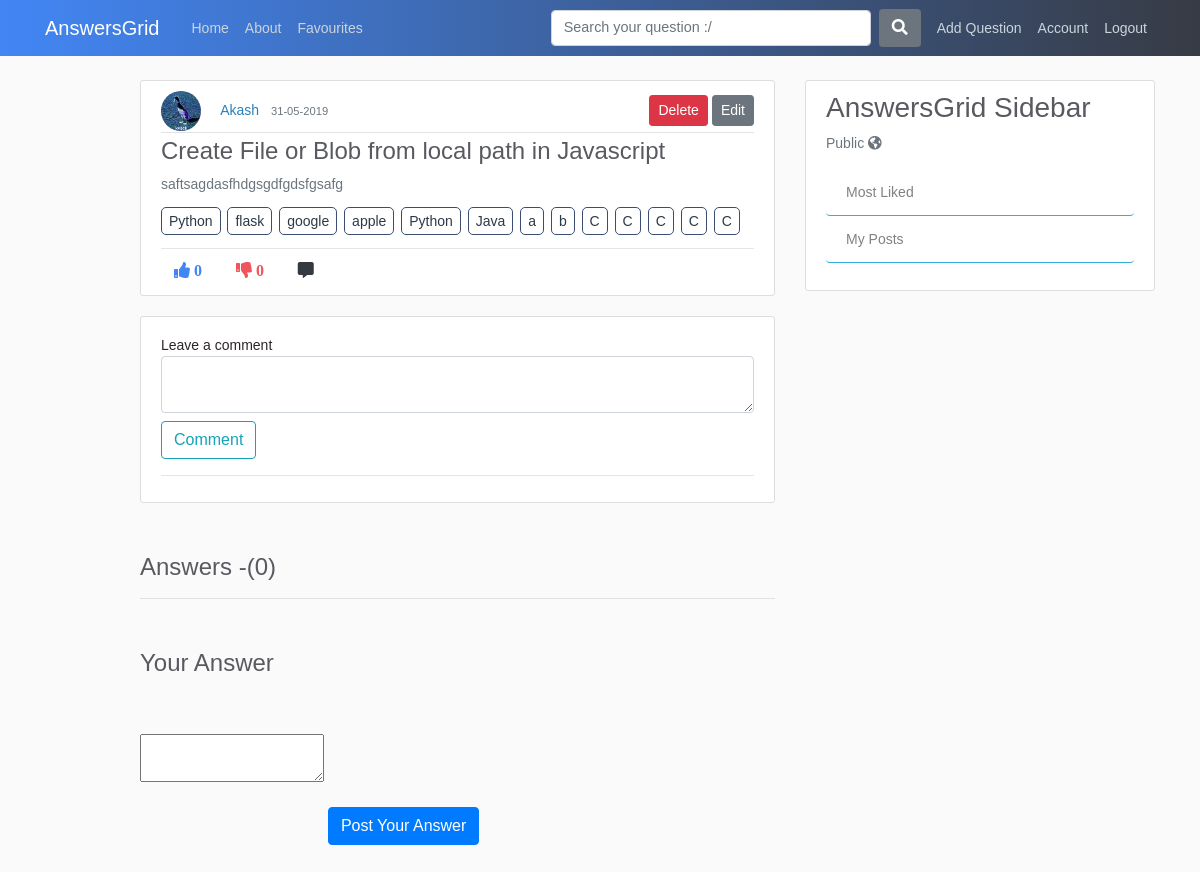
Page /post/2/comment (signed in) on the earlier database version.
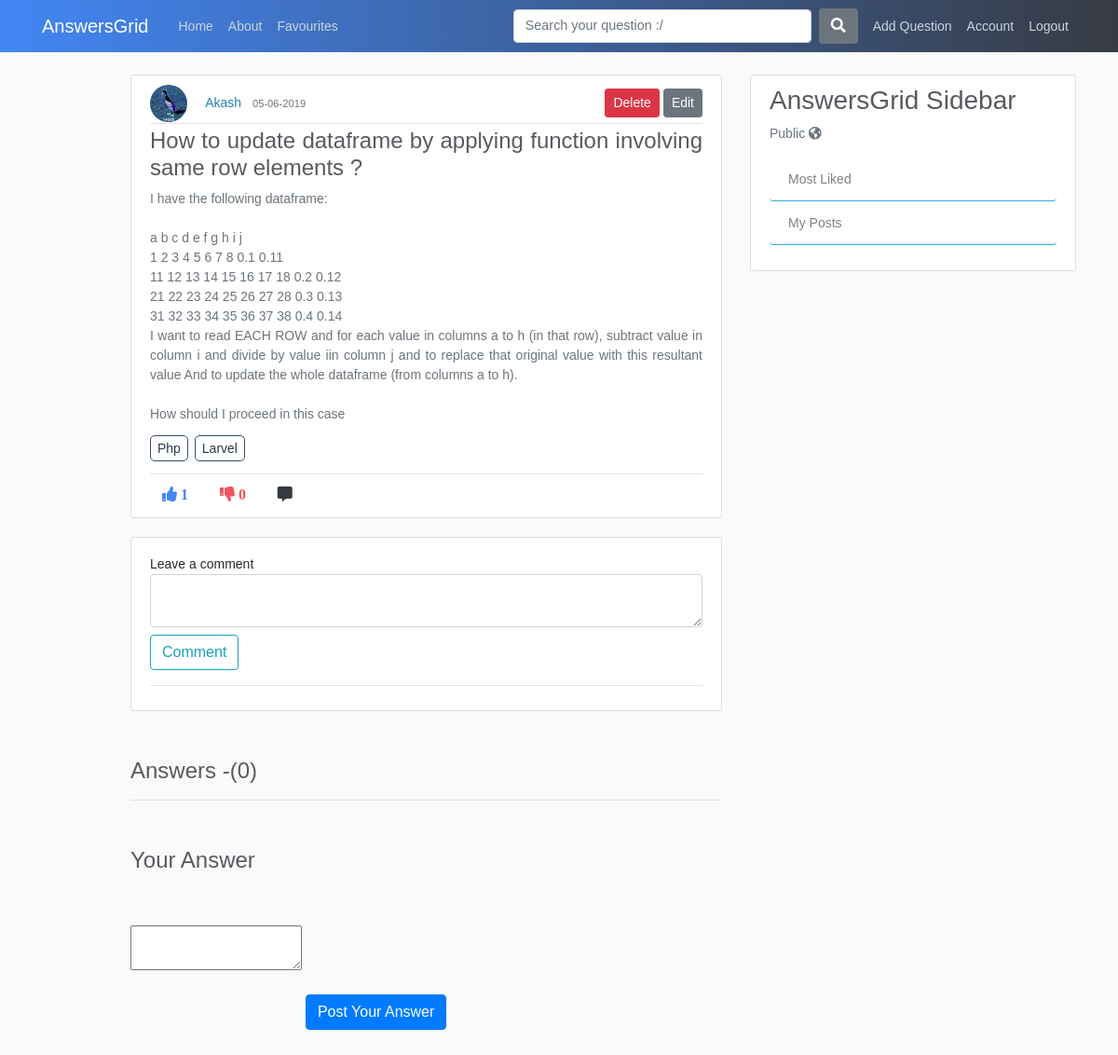
Same page on the later database version.
### application/models.py (models this page shows, shortened)
class User(db.Model, UserMixin):
    id = db.Column(db.Integer, primary_key=True)
    username = db.Column(db.String(20), unique=True, nullable=False)
    email = db.Column(db.String(120), unique=True, nullable=False)
    image_file = db.Column(db.String(20), nullable=False, default='default.jpg')
    password = db.Column(db.String(60), nullable=False)
    posts = db.relationship('Post', backref='author', lazy=True)
    answers = db.relationship('Answer', backref="author", lazy=True)
    comments = db.relationship('Comment', backref='author', lazy=True)
    favourites = db.relationship('Favourite', backref='author', lazy=True)

class Post(db.Model):
    id = db.Column(db.Integer, primary_key=True)
    title = db.Column(db.String(100), nullable=False)
    content = db.Column(db.Text, nullable=False)
    date_posted = db.Column(db.DateTime, nullable=False, default=datetime.utcnow)
    like_count = db.Column(db.Integer, nullable=False, default=0)
    dislike_count = db.Column(db.Integer, nullable=False, default=0)
    user_id = db.Column(db.Integer, db.ForeignKey('user.id'), nullable=False)
    comments = db.relationship('Comment', backref='commentOnPost', lazy=True)
    answers = db.relationship('Answer', backref='answerOnPost', lazy=True)
    favourites = db.relationship('Favourite', backref='favour_post', lazy=True)

class tagposts(db.Model):
    id = db.Column(db.Integer, primary_key=True, nullable=False)
    post_id = db.Column(db.Integer, db.ForeignKey('post.id'), nullable=False)
    tag_id = db.Column(db.Integer, db.ForeignKey('tags.tag_id'), nullable=False)

class Tags(db.Model):
    tag_id = db.Column(db.Integer, primary_key=True, nullable=False)
    tag_title = db.Column(db.String,nullable=False)

### application/routes.py (the view)
@app.route("/post/<int:post_id>/comment", methods=['GET', 'POST'])
@login_required
def comment_post(post_id):
    post = Post.query.get_or_404(post_id)
    posts_id = post.id
    joinedTables = db.session.query(tagposts.post_id,tagposts.tag_id,Tags.tag_title,Post.title,Post.user_id,Post.like_count,Post.content).join(Tags).join(Post).all()
    answersCount = db.session.query(Answer).filter(Answer.post_id == post_id).count()
    answers = Answer.query.order_by(Answer.date_posted.desc()).all()
    form = CommentForm()
    if form.validate_on_submit():
        comment = Comment(comment=form.comment.data, post_id=posts_id, user_id=current_user.id)
        post = Post.query.get_or_404(post_id)
        db.session.add(comment)
        db.session.commit()
        print(current_user.id)
        comments = Comment.query.filter(Comment.post_id == post_id).order_by(Comment.date_posted.desc())
        return render_template('comment_post.html', title='Comments', form=form, post=post, comments=comments, joinedTables=joinedTables, answersCount=answersCount, answers=answers)
    else:
        comments = Comment.query.filter(Comment.post_id == post_id).order_by(Comment.date_posted.desc())
        return render_template('comment_post.html', title='Comments', form=form, post=post, comments=comments, joinedTables=joinedTables, answersCount=answersCount, answers=answers)

### application/forms.py
class CommentForm(FlaskForm):
    comment = TextAreaField(validators=[DataRequired(), Length(min=1, max=500)], label="Leave a comment")
    submit = SubmitField('Comment')

### application/models.py (called while the page is built)
@login_manager.user_loader
def load_user(user_id):
    return User.query.get(int(user_id))

### application/templates/comment_post.html (shortened to what this page needs)
{% extends "layout.html" %}
{% block content %}
    <article class="media content-section">
      <div class="media-body">
        <div class="article-metadata">
          <img class="rounded-circle article-img" src="{{ url_for('static', filename='profile_pics/' + post.author.image_file) }}">
          <a class="mr-2" href="{{ url_for('user_posts', username=post.author.username) }}">{{ post.author.username }}</a>
          <small class="text-muted">{{ post.date_posted.strftime('%d-%m-%Y') }}</small>
          {% if post.author == current_user  %}
              <a class="btn btn-secondary btn-sm mt-1 mb-1 edit-btn" href="{{ url_for('update_post', post_id=post.id)  }}">Edit</a>
              <button type="button" class="btn btn-danger btn-sm m-1 delete-btn" data-toggle="modal" data-target="#deleteModal">Delete</button>
          {% endif %}
        </div>
        <h4 class="article-title text-justify">{{ post.title }}</h4>
        <p class="article-content text-justify text-muted">{{ post.content }}</p>
        {% for tag in joinedTables %}
            {% if post.id in tag %}
            <a class="article-content tag-style text-justify" href="{{ url_for('tags', tag_title=tag.tag_title) }}">{{ tag.tag_title }}</a>
            {% endif %}
        {% endfor %}<hr>
            <div class="footRow">
                {%  if current_user.is_authenticated %}
                  <a><i class="fas fa-thumbs-up mr-1 btn upvote"id="/vote/{{post.id}}/{{current_user.id}}" onclick="contentDisp(this);">  {{ post.like_count }} </i></a>
                  <a><i class="fas fa-thumbs-down mr-1 btn upvote" id="/downvote/{{post.id}}/{{current_user.id}}" onclick="contentDisp(this);" >  {{ post.dislike_count }} </i></a>
                  <a href="#commenticon"><i class="fas fa-comment-alt mr-1 btn text-dark" id="comment-btn"></i></a>
                {% endif %}
            </div>
      </div>
    </article>
    <div class="content-section hide-comments">
        <form method="POST" action="">
                <div class="form-group">
                    {{ form.comment.label(class="form-control-label") }}
                    {% if form.comment.errors %}
                        {{ form.comment(class="form-control form-control-lg is-invalid") }}
                        <div class="invalid-feedback">
                            {% for error in form.comment.errors %}
                                <span>{{ error }}</span>
                            {% endfor %}
                        </div>
                    {% else %}
                        {{ form.comment(class="form-control form-control-lg") }}
                    {% endif %}
                    {{ form.submit(class="btn btn-outline-info") }}
                </div>
        </form> <hr>
    </div>
    <h4 class="answer-section">Answers -({{ answersCount }})</h4> <hr>
    <div class="summernote-section">
        <h4>Your Answer</h4>
        <form action="{{ url_for('answer', post_id=post.id) }}" method="post">
            <textarea id="summernote" name="editordata" class="mt-5 mb-5" required></textarea>
            <button class="btn btn-primary mt-5 mb-5">Post Your Answer</button>
          </form>
    </div>
{% endblock content %}

### application/templates/layout.html (shortened to what this page needs)
<!DOCTYPE html>
<html>
<head>
    <link rel="stylesheet" href="https://maxcdn.bootstrapcdn.com/bootstrap/4.0.0/css/bootstrap.min.css">
    <link rel="stylesheet" type="text/css" href="{{ url_for('static', filename='main.css') }}">
    <link rel="stylesheet" href="https://use.fontawesome.com/releases/v5.8.1/css/all.css">
    <link href="http://cdnjs.cloudflare.com/ajax/libs/summernote/0.8.11/summernote.css" rel="stylesheet">
    <link href="https://cdnjs.cloudflare.com/ajax/libs/select2/4.0.6-rc.0/css/select2.min.css" rel="stylesheet" />
    <link href="//cdnjs.cloudflare.com/ajax/libs/jquery-form-validator/2.3.26/theme-default.min.css"
    rel="stylesheet" type="text/css" />
</head>
<body>
    <header class="site-header">
      <nav class="navbar navbar-expand-md navbar-dark fixed-top">
        <div class="container">
          <a class="navbar-brand mr-4" href="/">AnswersGrid</a>
          <div class="collapse navbar-collapse" id="navbarToggle">
            <div class="navbar-nav mr-auto">
              <a class="nav-item nav-link" href="{{ url_for('home') }}">Home</a>
              <a class="nav-item nav-link" href="{{ url_for('about') }}">About</a>
              <a class="nav-item nav-link" href="{{ url_for('favourite') }}">Favourites</a>
            </div>
            <form method="POST" action="/search" class="form-inline my-2 my-lg-0 form-group">
              <input class="form-control mr-sm-2 search-box" type="search" placeholder="Search your question :/" name="search" aria-label="Search">
              <button class="btn bg-secondary text-white mr-2" type="submit"><i class="fas fa-search"></i></button>
             </form>
            <div class="navbar-nav">
              {%  if current_user.is_authenticated %}
              <a class="nav-item nav-link" href="{{ url_for('new_post') }}">Add Question</a>
              <a class="nav-item nav-link" href="{{ url_for('account') }}">Account</a>
              <a class="nav-item nav-link" href="{{ url_for('logout') }}">Logout</a>
              {% else  %}
              <a class="nav-item nav-link" href="{{ url_for('login') }}">Login</a>
              <a class="nav-item nav-link" href="{{ url_for('register') }}">Register</a>
            {% endif %}
            </div>
          </div>
        </div>
      </nav>
    </header>
    <main role="main" class="container">
      <div class="row">
        <div class="col-md-1"></div>
        <div class="col-md-7">
          {% block content %}{% endblock %}
        </div>
        <div class="col-md-4">
          <div class="content-section">
              <h3>AnswersGrid Sidebar </h3>
              <p class='text-muted'>Public <i class="fas fa-globe-americas"></i>
                <ul class="list-group">
                  <a href="{{url_for('most_liked')}}"><li class="list-group-item list-group-item-light sidebar">Most Liked</li></a>
                  <a href="{{ url_for('user_posts', username=current_user.username) }}"><li class="list-group-item list-group-item-light sidebar">My Posts</li></a>
                </ul>
              </p>
          </div>
          </div>
        </div>
    </main>
</body>
</html>

### application/static/main.css (style rules this page uses)
body { background: #fafafa; color: #333333; margin-top: 5rem; }
h1, h2, h3, h4, h5, h6 { color: #444444; }
.site-header .navbar-nav .nav-link { color: #cbd5db; }
.content-section { background: #ffffff; padding: 10px 20px; border: 1px solid #dddddd; border-radius: 3px; margin-bottom: 20px; }
.article-title { color: #444444; }
.article-content { white-space: pre-line; }
.article-img { height: 40px; width: 40px; margin-right: 16px; }
.article-metadata { padding-bottom: 1px; margin-bottom: 4px; border-bottom: 1px solid #e3e3e3 }
form .search-box { width:300px; }

### application/templates/layout.html (style rules this page uses)
body { color: #2e2626; margin-top: 5rem; font-size: 14px; font-weight: unset; line-height: 1.5; font-family: Arial; }
.form-control { display: block; width: 100%; padding: .375rem .75rem; font-size: .9rem; line-height: 1.5; color: #495057; background-color: #fff; background-clip: padding-box; border: 1px solid #ced4da; border-radius: .25rem; transition: border-color .15s ease-in-out,box-shadow .15s ease-in-out; }
.navbar { background: linear-gradient(to right, #4286f4, #373B44); }
form .search-box { width: 20rem!important; }
img { display: inline; }
.delete-btn { float: right; }
.edit-btn { float: right; }
.footRow { margin-top: -10px; }
.tag-style { margin-right: 3px; border: 1px solid #3a4e70; padding: 5px 7px; border-radius: 5px; color: #2C3A47 }
a { color: #2980b9; }
label { display: inline-block; margin-top: .5rem; margin-bottom: -.5rem; }
textarea { margin-bottom: .5rem; }
.fa-thumbs-up { color: #4286f4; }
.fa-thumbs-down { color: #f1545b }
.answer-section { margin-top: 50px; }
.summernote-section { margin-top: 50px; }
.list-group-item:last-child { margin-bottom: 1px; background: #fff; border-left: none; border-right: none; border-top: none; border-bottom: 1px solid#33aedc; }
h4,h3 { color: #595a60; }
.article-title { color: #595a60; }

Differences in the rows shown:
removed tagposts: tag_title "Python"
removed tagposts: tag_title "flask"
removed tagposts: tag_title "google"
removed tagposts: tag_title "apple"
removed tagposts: tag_title "Python"
removed tagposts: tag_title "Java"
removed tagposts: tag_title "a"
removed tagposts: tag_title "b"
removed tagposts: tag_title "C"
removed tagposts: tag_title "C"
removed tagposts: tag_title "C"
removed tagposts: tag_title "C"
removed tagposts: tag_title "C"
changed Post: date_posted "31-05-2019" → "05-06-2019"; title "Create File or Blob from local path in Javascript" → "How to update dataframe by applying function involving same row elements ?"; content "saftsagdasfhdgsgdfgdsfgsafg" → "I have the following dataframe: a b c d e f g h i j 1 2 3 4 5 6 7 8 0.1 0.11 11 12 13 14 15 16 17 18 0.2 0.12 21 22 23 24 25 26 27 28 0.3 0.13 31 32 33 34 35 36 37 38 0.4 0.14 I want to read EACH ROW and for each value in columns a to h (in that row), subtract value in column i and divide by value iin column j and to replace that original value with this resultant value And to update the whole dataframe (from columns a to h). How should I proceed in this case"; like_count "0" → "1"
now on this page (row edited): tagposts: tag_title "Php"
now on this page (row edited): tagposts: tag_title "Larvel"
